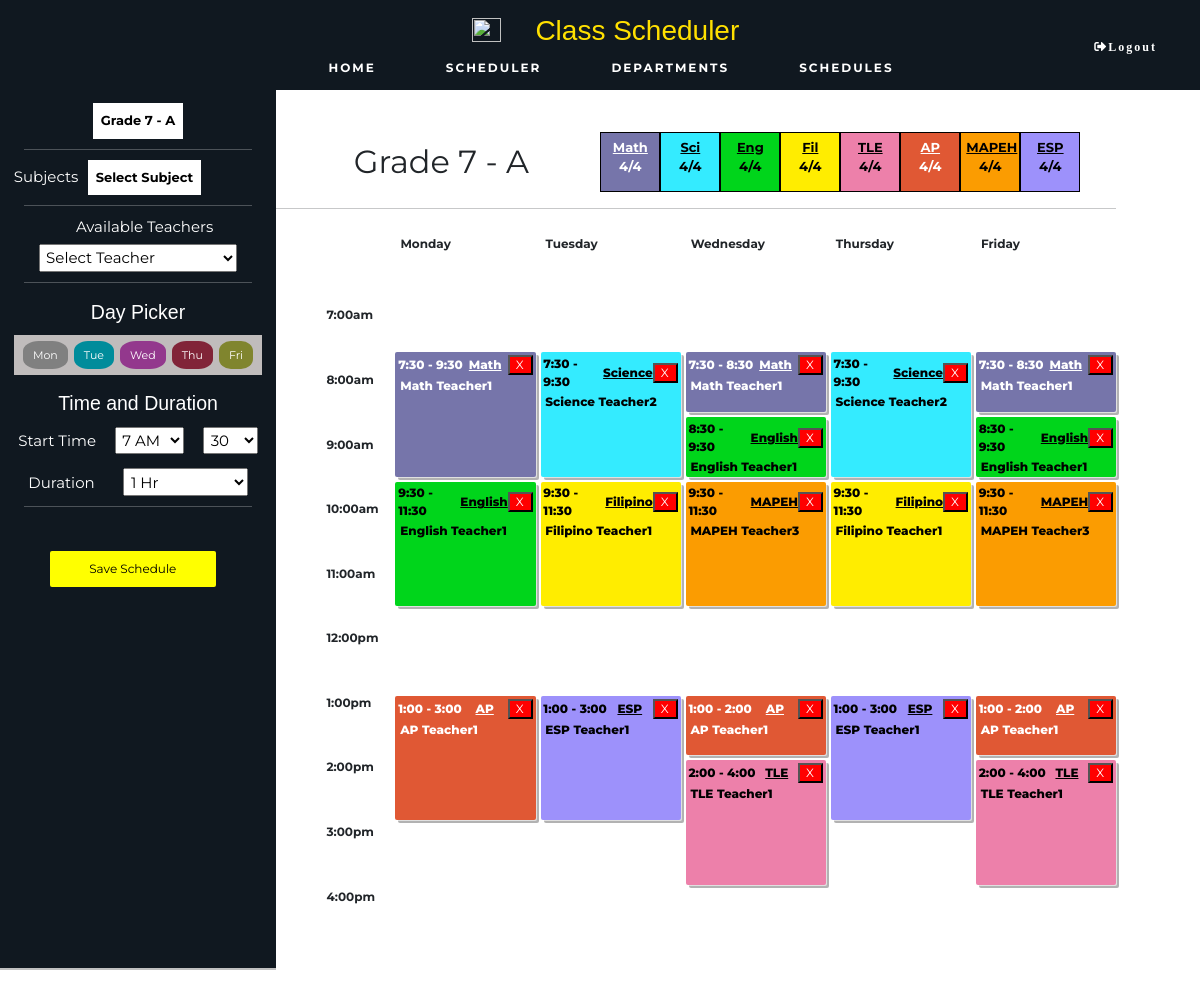
/scheduler.php?grade_section=7A, run on the app's committed database.
### tables this page shows
CREATE TABLE IF NOT EXISTS `class_schedule` (
  `grade_section` varchar(32) NOT NULL,
  `teacher_id` int DEFAULT NULL,
  `subject` varchar(32) NOT NULL,
  `day` varchar(32) NOT NULL,
  `start_time` float NOT NULL,
  `end_time` float NOT NULL,
  `duration` int NOT NULL,
  `id` int NOT NULL AUTO_INCREMENT,
  UNIQUE KEY `id` (`id`),
  KEY `teacher` (`teacher_id`)
);

CREATE TABLE IF NOT EXISTS `teacher` (
  `id` int NOT NULL AUTO_INCREMENT,
  `firstName` varchar(32) NOT NULL,
  `lastName` varchar(32) NOT NULL,
  `dept` varchar(32) NOT NULL,
  `workload` float NOT NULL,
  PRIMARY KEY (`id`)
);

### scheduler.php (called while the page is built, shortened)
<?php
try {
    include __DIR__ . './includes/connection/DatabaseConnect.php';
    include __DIR__ . './includes/connection/DatabaseFunctions.php';
    include __DIR__ . './includes/templates/scheduler.html.php';
} catch (PDOException $e) {
    include __DIR__ . './includes/connection/displayError.php';
}
include __DIR__ . './includes/templates/layout.html.php';
function retrieveAllTwoId($pdo, $table, $primaryKey1, $value1, $primaryKey2, $value2) {
    $query = 'SELECT * FROM `' . $table . '`
              WHERE `' . $primaryKey1 . '` = :value1
              AND `' . $primaryKey2 . '` = :value2 ';
    $parameters = [
        'value1' => $value1,
        'value2' => $value2
    ];
    $query = query($pdo, $query, $parameters);
    return $query->fetchAll();
}
function convertSubject($subject) {
    if($subject == 'Mathematics')
      return 'Math';
    return $subject;
  }
function convertTime($time) {
    if($time % 100 == 0) {
        $time = $time/100;
        if($time > 12)
            $stringTime = ($time - 12) . ':00';
        else
            $stringTime = $time . ':00';
        return $stringTime;
    } else {
        if($time % 50 == 0) {
            $time = $time/100;
            $time = $time - 0.5;
            if($time > 12)
                $stringTime = ($time - 12) . ':30';
            else
                $stringTime = $time . ':30';
        }
        return $stringTime;
    }
}
?>

### includes/connection/DatabaseFunctions.php (called while the page is built, shortened)
<?php
function retrieveAllId($pdo, $table, $primaryKey, $value) {
    $query = 'SELECT * FROM `' . $table . '`
              WHERE `' . $primaryKey . '` = :value';
    $parameters = [
        'value' => $value
    ];
    $query = query($pdo, $query, $parameters);
    return $query->fetchAll();
}
function retrieveId($pdo, $table, $primaryKey, $value) {
    $query = 'SELECT * FROM `' . $table . '`
              WHERE `' . $primaryKey . '` = :value';
    $parameters = [
        'value' => $value
    ];
    $query = query($pdo, $query, $parameters);
    return $query->fetch();
}
function query($pdo, $sql, $parameters = []) {
    $query = $pdo->prepare($sql);
    $query->execute($parameters);
    return $query;
}
?>

### includes/templates/scheduler.html.php (the view, shortened to what this page needs)
<link rel="stylesheet" type="text/css" href="./includes/templates/css/scheduler.css">
<?php
  $output = '
<div style="display:flex;">
<div class="add-module">
  <div style="margin:5%">
  <div class="dropdown">
  ';
  if(isset($_GET['grade_section'])) {
    $grade = $_GET['grade_section'];
    $section = substr($grade, -1);
    $grade = substr_replace($grade ,"", -1);
    $displayGradeSection = 'Grade ' . $grade . ' - ' . $section;
  }
  else
    $displayGradeSection = 'Select Grade and Section';
  $output .= '
    <button onclick="dropDown('.'\'grade_section\''.')" class="dropbtn">'.$displayGradeSection.'</button>
    <div id="grade_section" class="dropdown-content">
  ';
  for($i = 7; $i <= 10; $i++) {
    $gradeLevel = retrieveAllId($pdo, 'grade_level', 'grade', $i);
    foreach($gradeLevel as $row) {
      $output .= '
        <a href="scheduler.php?grade_section='.$row['grade'].$row['section'].'">
        Grade '.$row['grade'].' - ' .$row['section'].' </a>
      ';
    }
  }
  if(isset($_GET['subject']))
    $subjectSelected =  $_GET['subject'];
  else
    $subjectSelected = 'Select Subject';
  if(isset($_GET['grade_section']))
    $gradeSection =  $_GET['grade_section'];
  else
    $gradeSection = ' ';
  $output .= '
      </div>
    </div>
    <hr>
  ';
  if($gradeSection != ' ') {
    $output .= '
    <label for="subject">Subjects</label>
    <div class="dropdown" style="width: 50%;">
      <button onclick="dropDown('.'\'subject\''.')" class="dropbtn">'.$subjectSelected.'</button>
      <div id="subject" class="dropdown-content">
        <a href="scheduler.php?grade_section='.$gradeSection.'&subject=Mathematics">Mathematics</a>
        <a href="scheduler.php?grade_section='.$gradeSection.'&subject=Science">Science</a>
        <a href="scheduler.php?grade_section='.$gradeSection.'&subject=English">English</a>
        <a href="scheduler.php?grade_section='.$gradeSection.'&subject=Filipino">Filipino</a>
        <a href="scheduler.php?grade_section='.$gradeSection.'&subject=MAPEH">MAPEH</a>
        <a href="scheduler.php?grade_section='.$gradeSection.'&subject=AP">AP</a>
        <a href="scheduler.php?grade_section='.$gradeSection.'&subject=ESP">ESP</a>
        <a href="scheduler.php?grade_section='.$gradeSection.'&subject=TLE">TLE</a>
      </div>
    </div>
    <hr>
  ';
  if( isset($_GET['grade_section']) && isset($_GET['subject']) ) {
    $temp = retrieveTwoId($pdo, 'class_schedule', 'grade_section', $_GET['grade_section'], 'subject', $_GET['subject']);
      if(isset($temp['teacher_id'])) {
        $teacherSelected = $temp['teacher_id'];
        $teacherSelected = retrieveId($pdo, 'teacher', 'id', $teacherSelected);
        $teacherId = $teacherSelected['id'];
        $teacherName = $teacherSelected['firstName'] . ' ' . $teacherSelected['lastName'];
      } else {
        $teacherName = 'Select Teacher';
        $teacherId = '';
      }
  } else {
    $teacherId = '';
    $teacherName = 'Select Teacher';
  }
  $output .= '
    <form action="scheduler.php" method="post">
    <label for="teacher" style="display:inline-block; margin-left: 25%;">Available Teachers</label> <br>
      <select name="teacher" style="width:80%; margin: 2% 0 0 10%;" required>
        <option value="'.$teacherId.'" selected>'.$teacherName.'</option>
  ';
  $output .= '
      </select>
    <hr>
  </div>
  <div style="width:100%; text-align: center;">
  <h1>Day Picker</h1>
    <div class="day-picker">
      <div>
        <label>
          <span style="background:grey;">Mon</span>
          </label>
      </div>
      <div>
        <label>
          <span style="background: #008c9b;">Tue</span>
          </label>
      </div>
      <div>
        <label>
          <span style="background:#93388d;">Wed</span>
          </label>
      </div>
      <div>
        <label>
        <span style="background:#812438;">Thu</span>
        </label>
      </div>
      <div>
        <label>
          <span style="background:#80852e;">Fri</span>
          </label>
      </div>
    </div>
  </div>
  <div style="margin:5%; text-align: center;">
  <h1>Time and Duration</h1>
    <label for="start_time">Start Time</label>
      <select name="start_time" style="width:28%; margin: 0 0 0 6%;">
          <option value="700" selected> 7 AM</option>
      </select>
      <select name="start_time_add" style="width:22%; margin: 0 0 0 6%;">
        <option value="50" selected>30</option>
      </select>
  </div>
  <div style="margin:5%; text-align: center;">
    <label for="duration">Duration</label>
      <select name="duration" style="width:50%; margin: 0 0 0 10%;">
        <option value="100" selected>1 Hr</option>
      </select>
    <hr>
  </div>
  <input type="hidden" name="grade_section" value="'.$gradeSection.'">
  <input type="hidden" name="subject" value="'.$subjectSelected.'">
  <input type="submit" name="saveSchedule" value="Save Schedule">
</div>
  ';
} else {
  $output .= '
  </div>
</div>
  ';
}
  $output .= '
<div class="text">
  <div class="text-wrapper">
    <span class="text-header">'.$displayGradeSection.'</span>
  ';
  if(isset($_GET['grade_section'])) {
    $grade_section = $_GET['grade_section'];
    $subjects = ['Mathematics', 'Science', 'English', 'Filipino', 'TLE', 'AP', 'MAPEH', 'ESP'];
    $subjectsCount = [0, 0, 0, 0, 0, 0, 0, 0];
    for($i = 0; $i < 8; $i++) {
      $temp = retrieveAllTwoId($pdo, 'class_schedule', 'grade_section', $grade_section, 'subject', $subjects[$i]);
      foreach($temp as $row) {
          if(isset($row['duration']))
            $subjectsCount[$i] += ($row['duration']/100);
      }
    }
    $output .= '
    <span class="total-hours">
      <span class="Mathematics"> <u>Math</u> <br> '.$subjectsCount[0].'/4  </span>
      <span class="Science"> <u>Sci</u> <br> '.$subjectsCount[1].'/4 </span>
      <span class="English"> <u>Eng</u> <br> '.$subjectsCount[2].'/4 </span>
      <span class="Filipino"> <u>Fil</u> <br> '.$subjectsCount[3].'/4 </span>
      <span class="TLE"> <u>TLE <br></u> '.$subjectsCount[4].'/4 </span>
      <span class="AP"> <u>AP</u> <br> '.$subjectsCount[5].'/4 </span>
      <span class="MAPEH"> <u>MAPEH</u> <br> '.$subjectsCount[6].'/4 </span>
      <span class="ESP"> <u>ESP</u> <br> '.$subjectsCount[7].'/4 </span>
    </span>
    ';
  }
  $output .= '
  </div>
  <hr>
  <div class="schedule" aria-labelledby="schedule-heading">
    <span class="track-slot" aria-hidden="true" style="grid-column: mon; grid-row: tracks;">Monday</span>
    <span class="track-slot" aria-hidden="true" style="grid-column: tue; grid-row: tracks;">Tuesday</span>
    <span class="track-slot" aria-hidden="true" style="grid-column: wed; grid-row: tracks;">Wednesday</span>
    <span class="track-slot" aria-hidden="true" style="grid-column: thu; grid-row: tracks;">Thursday</span>
    <span class="track-slot" aria-hidden="true" style="grid-column: fri; grid-row: tracks;">Friday</span>
    <h2 class="time-slot" style="grid-row: time-700;">7:00am</h2>
    <h2 class="time-slot" style="grid-row: time-750;"></h2>
    <h2 class="time-slot" style="grid-row: time-800;">8:00am</h2>
    <h2 class="time-slot" style="grid-row: time-850;"></h2>
    <h2 class="time-slot" style="grid-row: time-900;">9:00am</h2>
    <h2 class="time-slot" style="grid-row: time-950;"</h2>
    <h2 class="time-slot" style="grid-row: time-1000;">10:00am</h2>
    <h2 class="time-slot" style="grid-row: time-1050;"></h2>
    <h2 class="time-slot" style="grid-row: time-1100;">11:00am</h2>
    <h2 class="time-slot" style="grid-row: time-1150;"></h2>
    <h2 class="time-slot" style="grid-row: time-1200;">12:00pm</h2>
    <h2 class="time-slot" style="grid-row: time-1250;"></h2>
    <h2 class="time-slot" style="grid-row: time-1300;">1:00pm</h2>
    <h2 class="time-slot" style="grid-row: time-1350;"></h2>
    <h2 class="time-slot" style="grid-row: time-1400;">2:00pm</h2>
    <h2 class="time-slot" style="grid-row: time-1450;"></h2>
    <h2 class="time-slot" style="grid-row: time-1500;">3:00pm</h2>
    <h2 class="time-slot" style="grid-row: time-1550;"></h2>
    <h2 class="time-slot" style="grid-row: time-1600;">4:00pm</h2>
    <h2 class="time-slot" style="grid-row: time-1650;"></h2>
  ';
  $grade_section_sched = retrieveAllId($pdo, 'class_schedule', 'grade_section', $gradeSection);
  foreach($grade_section_sched as $sched) {
    $teacher = retrieveId($pdo, 'teacher', 'id', $sched['teacher_id']);
    $schedDay = $sched['day'];
    $schedStart = $sched['start_time'];
    $schedEnd = $sched['end_time'];
    $schedSubject = $sched['subject'];
    $schedTeacher = $teacher['firstName'] . ' ' . $teacher['lastName'];
    $output .= '
          <div class="session '.$schedSubject.'" style="grid-column: '.$schedDay.'; grid-row: time-'.$schedStart.' / time-'.$schedEnd.';">
            <div class="session-time">
    ';
    $output .= '
              <span>'.convertTime($schedStart).' - '.convertTime($schedEnd) . ' ' . '</span>
              <span><u>'.convertSubject($schedSubject).'</u></span>
              <div>
                <form action="scheduler.php" method="post" style="display:inline-block; margin:0; padding:0;">
                  <input type="hidden" name="teacher_id" value="'.$teacher['id'].'">
                  <input type="hidden" name="grade_section" value="'.$gradeSection.'">
                  <input type="hidden" name="duration" value="'.$sched['duration'].'">
                  <button type="submit" name="deleteSchedule" value="'.$sched['id'].'">X</button>
                </form>
              </div>
            </div>
            <div class="session-track">
              <div>'.$schedTeacher.'</div>
            </div>
          </div>
    ';
  }
  $output .= '
  </div>
</div>
  ';
?>

### includes/templates/css/scheduler.css (style rules this page uses)
.add-module { display:inline-block; border-bottom: 2px solid silver; height: auto; padding-bottom: 100px; color: white; background: #101820FF; width: 23%; font-size: 15px; }
.add-module h1 { font-size: 1.3em; line-height: 1.5; font-family: Arial, sans-serif; }
.add-module select { padding: 1%; }
input { width: 100%; outline: none; border: none; padding: 0.75em; background: white; color: black; box-sizing: border-box; margin-bottom: 0.7em; font-size: 12px; height: 14px; }
input[type="submit"] { background: #FFFF00; cursor: pointer; text-align: center; margin-left: 50px; border-radius: 2px; box-sizing: border-box; font-size: 12px; height: auto; width: 60%; margin-top: 30px; }
.day-picker { display: flex; justify-content: center; align-items: center; flex-wrap: wrap; margin: 0 auto; border: 1px solid rgb(192, 188, 188); width: 90%; background: rgb(192, 188, 188); }
.day-picker div { margin: 5px 3px; }
.day-picker div label { cursor: pointer; }
.day-picker div label span { display: inline-block; padding: 6px 10px; color: white; border-radius: 35%; font-size: 11px; user-select: none; overflow: hidden; }
.add-module hr { margin: 10px 10px; }
@media screen and (min-width:700px) { .schedule { height: 100%; display: grid; grid-gap: 5px; margin-top: 2%; margin-left: 6%; grid-template-rows: [tracks] 10% [time-700] 5% [time-750] 2% [time-800] 5% [time-850] 2% [time-900] 5% [time-950] 2% [time-1000] 5% [time-1050] 2% [time-1100] 5% [time-1150] 2% [time-1200] 5% [time-1250] 2% [time-1300] 5% [time-1350] 2% [time-1400] 5% [time-1450] 2% [time-1500] 5% [time-1550] 2% [time-1600] 5% [time-1650] 2%; grid-template-columns: [times] 4em [mon-start] 1fr [mon-end tue-start] 1fr [tue-end wed-start] 1fr [wed-end thu-start] 1fr [thu-end fri-start] 1fr [fri-end]; } }
.text { display:inline-block; width:70%; height: 110vh; padding-bottom: 100px; }
.text-wrapper { display: flex; align-items: center; justify-content: space-around; height: auto; margin: 5% 0 0 5%; }
.text-header { font-size: 32px; }
.total-hours { display: flex; width: auto; height: 100%; }
.total-hours span { border: 1px solid black; text-align: center; padding: 5px; font-size: 13px; font-weight: 700; width: 60px; height: 60px; }
.time-slot { grid-column: times; }
.track-slot { display: none; height: 50px; }
.session { padding: 2%; border-radius: 2px; font-size: 12px; box-shadow: rgba(255,255,255,.6) 1px 1px 0, rgba(0,0,0,.3) 3px 3px 0; font-weight: 750; }
.session-track { margin: 2px 5px 0 2px; }
.session-time { display:flex; justify-content:space-between; align-items:center; }
.session-time button { width:25px; height:20px; display:inline-flex; align-items:center; background: red; color: white; }
.session-title, .time-slot { margin: 0; font-size: 1em; }
.track-slot, .time-slot { font-weight: bold; font-size:.75em; }
.Mathematics { background-color: #7675AA; color: white; }
.Science { background-color: #34EBFF; color: black; }
.English { background-color: #00D51B; color: black; }
.Filipino { background-color: #FFED00; color: black; }
.MAPEH { background-color: #FB9C01; color: black; }
.AP { background-color: #E05834; color: white; }
.ESP { background-color: #9D91FB; color: black; }
.TLE { background-color: #ED80AA; color: black; }
.dropbtn { background-color: white; color: black; padding: 8px; font-size: 13px; font-weight: 700; border: none; cursor: pointer; }
.dropdown { position: relative; display: inline-block; width: 100%; text-align: center; }

### includes/templates/css/style.css (style rules this page uses)
* { font-family: 'Montserrat', sans-serif; scroll-behavior: smooth; }
body { width: 100vw; height: 100vh; padding: 0; margin: 0; }

### data on the page
class_schedule: start_time "7:30", end_time "8:30", subject "Math", $sched['id'] 52 (drawn), teacher.lastName "Math Teacher1"
class_schedule: start_time "7:30", end_time "8:30", subject "Math", $sched['id'] 53 (drawn), teacher.lastName "Math Teacher1"
class_schedule: start_time "7:30", end_time "9:30", subject "Science", $sched['id'] 54 (drawn), teacher.lastName "Science Teacher2"
class_schedule: start_time "7:30", end_time "9:30", subject "Science", $sched['id'] 55 (drawn), teacher.lastName "Science Teacher2"
class_schedule: start_time "7:30", end_time "9:30", subject "Math", $sched['id'] 56 (drawn), teacher.lastName "Math Teacher1"
class_schedule: start_time "8:30", end_time "9:30", subject "English", $sched['id'] 58 (drawn), teacher.lastName "English Teacher1"
class_schedule: start_time "8:30", end_time "9:30", subject "English", $sched['id'] 59 (drawn), teacher.lastName "English Teacher1"
class_schedule: start_time "9:30", end_time "11:30", subject "English", $sched['id'] 60 (drawn), teacher.lastName "English Teacher1"
class_schedule: start_time "9:30", end_time "11:30", subject "Filipino", $sched['id'] 61 (drawn), teacher.lastName "Filipino Teacher1"
class_schedule: start_time "9:30", end_time "11:30", subject "Filipino", $sched['id'] 62 (drawn), teacher.lastName "Filipino Teacher1"
class_schedule: start_time "9:30", end_time "11:30", subject "MAPEH", $sched['id'] 67 (drawn), teacher.lastName "MAPEH Teacher3"
class_schedule: start_time "9:30", end_time "11:30", subject "MAPEH", $sched['id'] 68 (drawn), teacher.lastName "MAPEH Teacher3"
class_schedule: start_time "1:00", end_time "3:00", subject "AP", $sched['id'] 69 (drawn), teacher.lastName "AP Teacher1"
class_schedule: start_time "1:00", end_time "2:00", subject "AP", $sched['id'] 72 (drawn), teacher.lastName "AP Teacher1"
class_schedule: start_time "1:00", end_time "2:00", subject "AP", $sched['id'] 73 (drawn), teacher.lastName "AP Teacher1"
class_schedule: start_time "1:00", end_time "3:00", subject "ESP", $sched['id'] 74 (drawn), teacher.lastName "ESP Teacher1"
class_schedule: start_time "1:00", end_time "3:00", subject "ESP", $sched['id'] 75 (drawn), teacher.lastName "ESP Teacher1"
class_schedule: start_time "2:00", end_time "4:00", subject "TLE", $sched['id'] 76 (drawn), teacher.lastName "TLE Teacher1"
class_schedule: start_time "2:00", end_time "4:00", subject "TLE", $sched['id'] 77 (drawn), teacher.lastName "TLE Teacher1"

### other printed values
$displayGradeSection "Grade 7 - A"
$subjectSelected "Select Subject"
$subjectsCount[0] "4"
$subjectsCount[1] "4"
$subjectsCount[2] "4"
$subjectsCount[3] "4"
$subjectsCount[4] "4"
$subjectsCount[5] "4"
$subjectsCount[6] "4"
$subjectsCount[7] "4"
form field teacher "Select Teacher"
